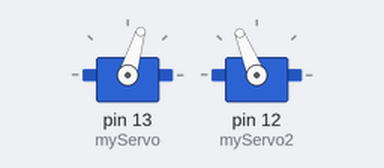
This sketch was run on a simulated Arduino Uno, built with avr-gcc and run on an emulated ATmega328P. On the bench: 2 × servo.

Above: at 0.05 s.
At 1.5 s:
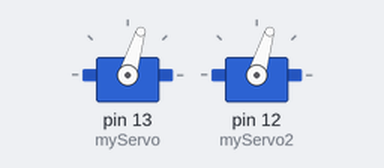
At 3.0 s:
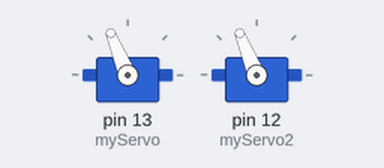
Timing chart, 0 to 6.9 s (numbered marks = the images above):
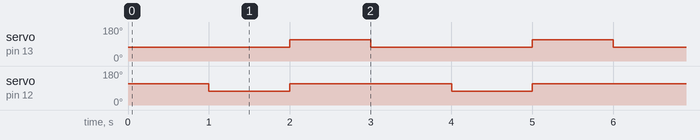

Measured:
- by itself, servo on pin 13 (myServo): alternates 112° for 1.0 s and 73° for 2.0 s
- by itself, servo on pin 12 (myServo2): alternates 112° for 2.0 s and 73° for 1.0 s

The sketch:

Car_3.0.ino
```cpp
#include <Servo.h>
Servo myServo;
Servo myServo2;


void setup() {
  Serial.begin (9600);
  myServo.attach(13);
  myServo2.attach(12);
}

void loop() {
forword();
delay(1000);
left90();
delay(1000);
right90();
delay(1000);
}
```

void_forword.ino
```cpp
void forword() {
  myServo.write(1300);
  myServo2.write(1700);
}
```

void_left90.ino
```cpp
void left90() {
  myServo.write(1300);
  myServo2.write(1300);
}
```

void_right90.ino
```cpp
void right90() {
  myServo.write(1700);
  myServo2.write(1700);
}
```
